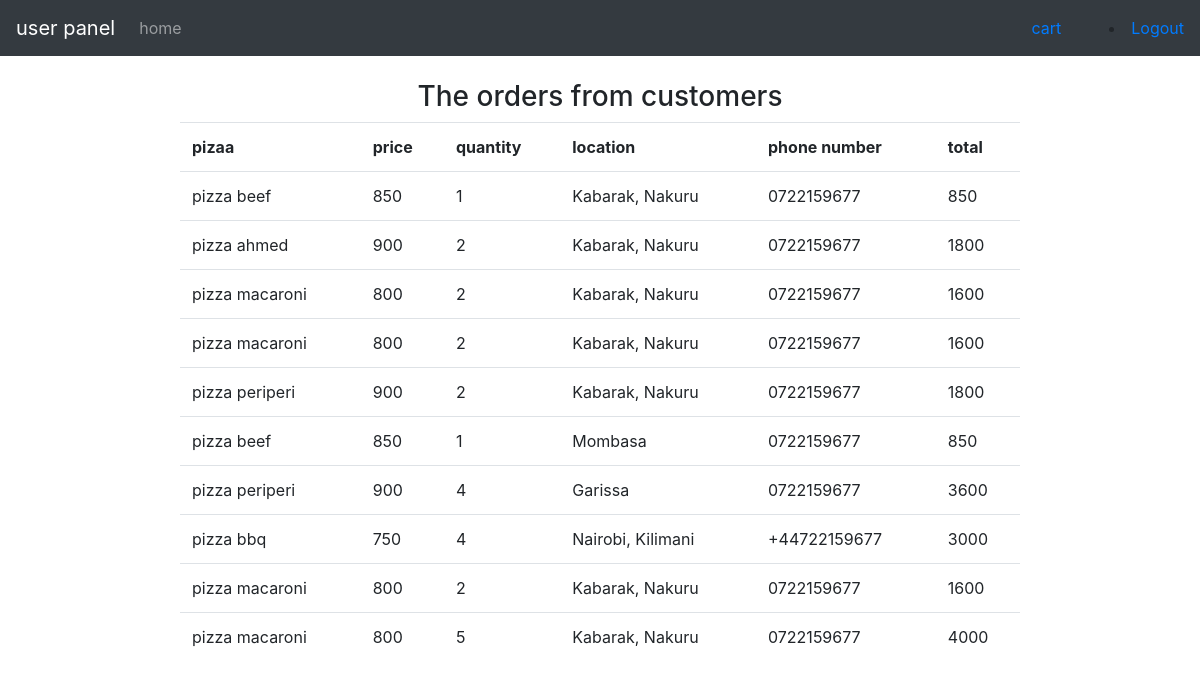
/dashboard/cusorders.php, run on the app's committed database.
### tables this page shows
CREATE TABLE `finalorder` (
  `id` int(11) NOT NULL,
  `user_id` int(11) NOT NULL,
  `foodname` varchar(250) NOT NULL,
  `price` int(11) NOT NULL,
  `quantity` int(11) NOT NULL,
  `location` varchar(250) NOT NULL,
  `phoneno` varchar(250) NOT NULL
);

### dashboard/cusorders.php (the view, shortened to what this page needs)
<?php
	include '../helpers/dbconfig.php';
?>
<!DOCTYPE html>
<html>
<head>
</head>
<body>
	<?php
		include 'navbar.php';
	?>
<center>
  <h3> The orders from customers </h3>
	<table class="table" style="width: 70%">
  <tr>
      <th>pizaa</th>
      <th>price</th>
      <th>quantity</th>
      <th>location</th>
      <th>phone number</th>
      <th>total</th>
  </tr>
<?php
      $sql=$db->query("SELECT * FROM finalorder");
?>
<?php while ($item = mysqli_fetch_assoc($sql)):  ;?>
<tr>
      <td><?= $item['foodname'] ?></td>
      <td><?= $item['price'] ?></td>
      <td><?= $item['quantity']  ?></td>
      <td><?= $item['location'] ?></td>
      <td><?= $item['phoneno'] ?></td>
      <td><?php echo $item['price']*$item['quantity']; ?></td>
</tr>
<?php endwhile; ?>
</table>
</center>
</body>
</html>

### dashboard/navbar.php (shortened to what this page needs)
<!DOCTYPE html>
<html lang="en">
<head>
  <link rel="stylesheet" href="https://maxcdn.bootstrapcdn.com/bootstrap/4.4.1/css/bootstrap.min.css">
</head>
<body>
   <?php
    $current_user = $_SESSION['SBUser'];
    $userdetails = $db->query("SELECT * FROM users WHERE id = '$current_user' ");
    $user_info = mysqli_fetch_assoc($userdetails);
     ?>
<nav class="navbar navbar-expand-md bg-dark navbar-dark">
  <?php
  $usertype = $user_info['type'];
    if ($usertype== "admin") { ?>
      <a class="navbar-brand" href="#">admin panel</a>
      <?php
    }else{ ?>
    <a class="navbar-brand" href="#">user panel</a>
<?php
    }
  ?>
  <div class="collapse navbar-collapse" id="collapsibleNavbar">
    <ul class="navbar-nav">
      <li class="nav-item">
        <a class="nav-link" href="dashboard.php">home</a>
      </li>
    </ul>
  </div>
         <?php
    if ($usertype== "admin") { ?>
        <a class="nav-link" href="cusorders.php">customer orders</a>
      <?php } else { ?>
        <a class="nav-link" href="cart.php">cart</a>
         <?php
      }
      ?>
  <a class="nav-link" href="#"><?php echo $user_info['username'];   ?></a>
    <li class="nav-item ml-auto">
      <a href="../index.php">Logout</a>
    </li>
</nav>
<br>
</body>
</html>

### data on the page
finalorder: foodname "pizza beef", price "850", quantity "1", location "Kabarak, Nakuru", phoneno "0722159677", $item['price']*$item['quantity'] "850"
finalorder: foodname "pizza ahmed", price "900", quantity "2", location "Kabarak, Nakuru", phoneno "0722159677", $item['price']*$item['quantity'] "1800"
finalorder: foodname "pizza macaroni", price "800", quantity "2", location "Kabarak, Nakuru", phoneno "0722159677", $item['price']*$item['quantity'] "1600"
finalorder: foodname "pizza macaroni", price "800", quantity "2", location "Kabarak, Nakuru", phoneno "0722159677", $item['price']*$item['quantity'] "1600"
finalorder: foodname "pizza periperi", price "900", quantity "2", location "Kabarak, Nakuru", phoneno "0722159677", $item['price']*$item['quantity'] "1800"
finalorder: foodname "pizza beef", price "850", quantity "1", location "Mombasa", phoneno "0722159677", $item['price']*$item['quantity'] "850"
finalorder: foodname "pizza periperi", price "900", quantity "4", location "Garissa", phoneno "0722159677", $item['price']*$item['quantity'] "3600"
finalorder: foodname "pizza bbq", price "750", quantity "4", location "Nairobi, Kilimani", phoneno "+44722159677", $item['price']*$item['quantity'] "3000"
finalorder: foodname "pizza macaroni", price "800", quantity "2", location "Kabarak, Nakuru", phoneno "0722159677", $item['price']*$item['quantity'] "1600"
finalorder: foodname "pizza macaroni", price "800", quantity "5", location "Kabarak, Nakuru", phoneno "0722159677", $item['price']*$item['quantity'] "4000"
